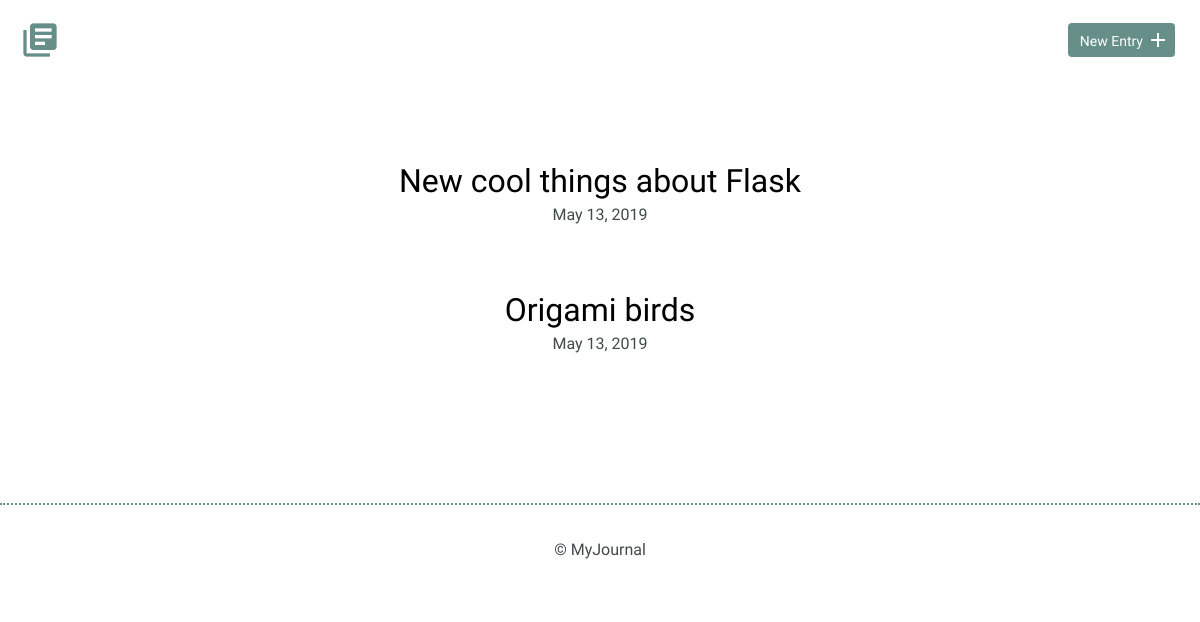
/entries/, run on an earlier commit of the app's database.
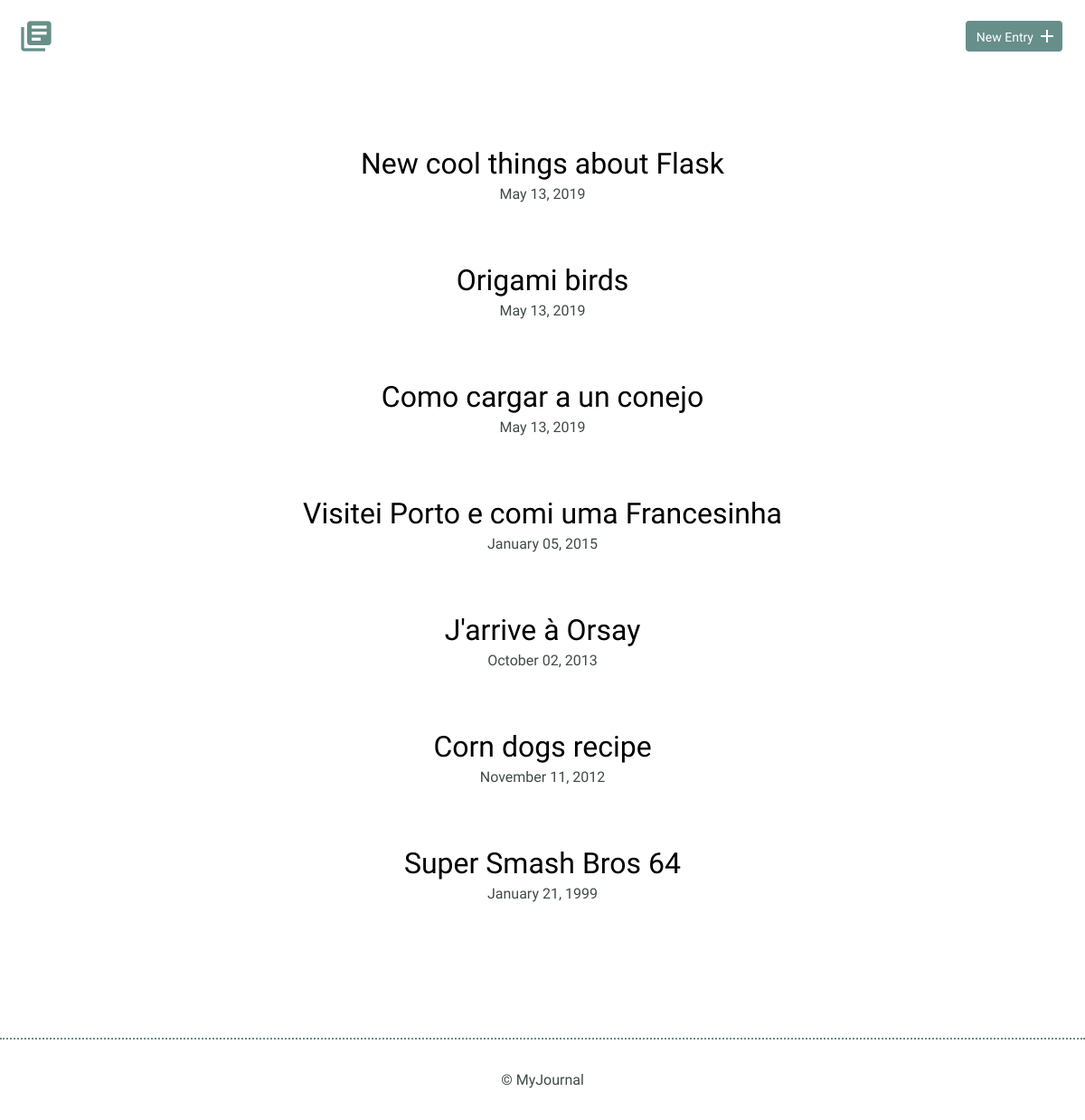
And on a later commit of the database.
### models.py (models this page shows, shortened)
class Entry(Model):
    title = CharField()
    date = DateTimeField(default=datetime.datetime.now)
    timespent = IntegerField()
    learned = TextField()
    resources = TextField()
    class Meta:
        database = DATABASE
        order_by = ('date',)

### app.py (the view)
@app.route('/')
@app.route('/entries/')
def index():
    entries = models.Entry.select().order_by(models.Entry.date.desc()).limit(20)
    return render_template('index.html', entries = entries)

### app.py (called while the page is built)
@app.before_request
def before_request():
    g.db = models.DATABASE
    g.db.connect()

@app.after_request
def after_request(response):
    g.db.close()
    return response

### templates/index.html
{% extends "layout.html" %}
{% block content %}
<section>
  <div class="container">
    <div class="entry-list">
      {% if entries.count() %}
        {% for entry in entries %}
        <article>
          <h2><a href="{{ url_for('entry_detail', entry_id=entry.id)}}">{{ entry.title }}</a></h2>
          <time>{{ entry.date.strftime('%B %d, %Y') }}</time>
        </article>
        {% endfor %}
      {% else %}
        <article>
          <h2> No registered entries !</h2>
        </article>
      {% endif %}
    </div>
  </div>
</section>
{% endblock %}

### templates/layout.html (shortened to what this page needs)
<!DOCTYPE html>
<html>
    <head>
        <link rel="stylesheet" href="/static/css/normalize.css">
        <link rel="stylesheet" href="/static/css/site.css">
    </head>
    <body>
        <header>
          <div class="container">
              <div class="site-header">
                  <a class="logo" href="{{ url_for('index') }}"><i class="material-icons">library_books</i></a>
                  <a class="button icon-right" href="{{ url_for('new_entry') }}"><span>New Entry</span> <i class="material-icons">add</i></a>
              </div>
              <div>
                {% block content %}{% endblock %}
              </div>
          </div>
        </header>
        <footer>
            <div>
                &copy; MyJournal
            </div>
        </footer>
    </body>
</html>

### static/css/site.css (style rules this page uses)
body { font-size: 16px; color: #404a49; font-family: 'Cousine', serif; font-weight: 400; }
.container { margin: 0 auto; padding: 0 25px; }
header .site-header { margin: 0 auto; height: 95px; }
header .logo i { color: #678f89; margin: 20px 0 0 -5px; float: left; font-size: 40px; }
header .button { float: right; margin: 33px 0 0 0; }
footer { text-align: center; padding: 35px 0; border-top: 2px dotted #678f89; }
.button { padding: 8px 10px 6px 10px; background: #678f89; border: 2px solid #678f89; border-radius: 4px; text-decoration: none; color: #FFF; position: relative; text-align: center; font-size: 14px; }
.button.icon-right { padding-right: 30px; top: -10px; }
.button.icon-right i { position: absolute; top: 3px; right: 3px; }
h1, h2, h3 { margin: 0; font-weight: 400; line-height: 1em; color: #000; }
h2 { font-size: 32px; }
h2 a { text-decoration: none; color: #000; }
.entry-list, .edit-entry, .new-entry { max-width: 800px; margin: 0 auto; padding: 70px 0 150px 0; }
.entry-list article { margin-bottom: 70px; text-align: center; }
.entry-list article:last-child { margin-bottom: 0; }
.entry-list article h2 { margin-bottom: 8px; }

What changed in the data, as far as the page shows it:
added Entry: title "Como cargar a un conejo", date "May 13, 2019"
added Entry: title "Visitei Porto e comi uma Francesinha", date "January 05, 2015"
added Entry: title "J'arrive à Orsay", date "October 02, 2013"
added Entry: title "Corn dogs recipe", date "November 11, 2012"
added Entry: title "Super Smash Bros 64", date "January 21, 1999"
